Frame 1 (no input): blank canvas, image omitted
Frame 60 (the mouse pressed at the canvas centre just before this capture): blank canvas, image omitted
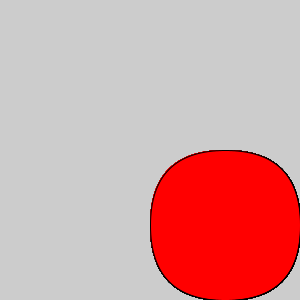
Frame 120 (the mouse held since frame 60 and released just before this capture)

The Processing sketch whose frames 1 and 60 were blank and that drew this single picture after the mouse press (run headless with seeded random() and noise(); from frame 60 on, the mouse is pressed at the canvas centre):

// Processing sketch: processing_102953
// ── processing_102953.pde

void setup(){
  size(300,300);
   background(204);
}

void draw (){
   
  colorMode(HSB,100);
  fill(mouseX,mouseY,100,255);
  rect(mouseX,mouseY,mouseX,mouseY,mouseX,mouseY,mouseX,mouseY);
}
